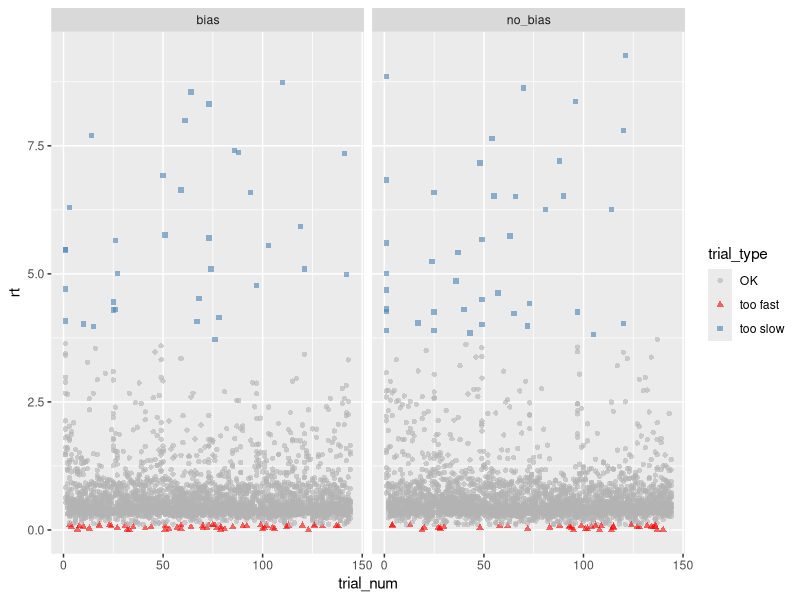
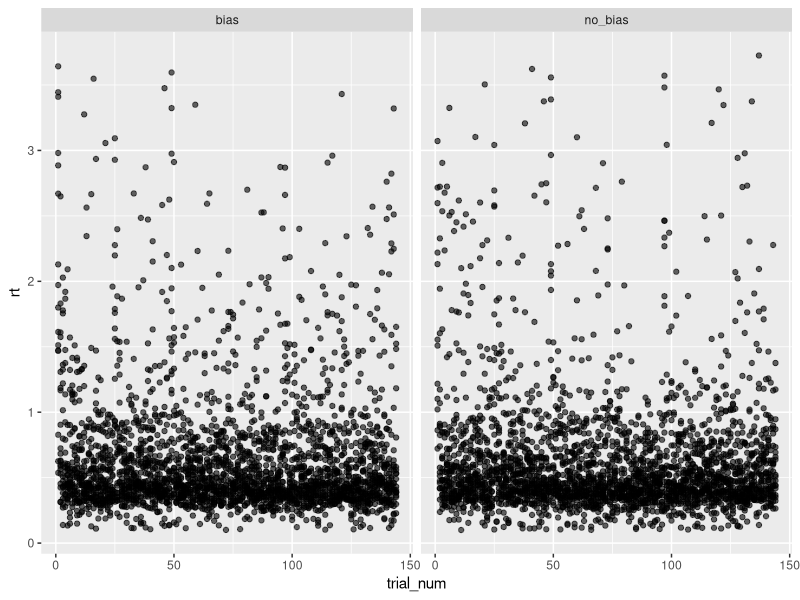

The R source for these figures, in order:
## ---- chunk 1
#| include: false
# Set working directory of R
knitr::opts_knit$set(root.dir = '../../data/exercise_03')
## ---- chunk 2
#| message: false
#| warning: false

library(tidyverse)
## ---- chunk 3
#| message: false
#| warning: false

d <- read_csv("data/data-exercise-03.csv")
## ---- chunk 4
glimpse(d)
## ---- chunk 5
d <- d |>
    mutate(subject = as_factor(subject),
           condition = as_factor(condition))
## ---- chunk 6
#| message: false
#| warning: false

# summary stats (means) for subjects/conditions
sum_stats_participants <- d |>
    group_by(subject, condition) |>
    dplyr::summarise(
        mean_P = mean(rt))

## ---- chunk 7
# summary stats (means and SDs) for conditions
sum_stats_conditions <- d |>
    group_by(condition) |>
    dplyr::summarise(
        mean_C = mean(rt),
        sd_C = sd(rt))
## ---- chunk 8
sum_stats_participants <-
    full_join(
        sum_stats_participants,
        sum_stats_conditions,
        by = "condition") |>
    mutate(outlier_P = (mean_P - mean_C) > 2 * sd_C)
## ---- chunk 9
# show outlier participants
sum_stats_participants |>
    filter(outlier_P == 1) |>
    show()
## ---- chunk 10
excluded <- sum_stats_participants |>
    filter(outlier_P == 1)

excluded
## ---- chunk 11
d_cleaned <- d |>
    filter(!(subject %in% excluded$subject)) |>
    mutate(subject = fct_drop(subject))
## ---- chunk 12
d_cleaned <- d_cleaned |>
    full_join(
        sum_stats_conditions,
        by = "condition") |>
    mutate(
        trial_type = case_when(
            (rt - mean_C) > 4 * sd_C ~ "too slow",
            rt < 0.100 ~ "too fast",
            TRUE ~ "OK") |>
            factor(levels = c("OK", "too fast", "too slow")))

## ---- chunk 13
d_cleaned |>
    ggplot(aes(x = trial_num, y = rt, color = trial_type, shape = trial_type)) +
    geom_point(alpha = 0.6) +
    facet_grid(~condition) +
    scale_color_manual(values = c("gray70", "red", "steelblue"))
## ---- chunk 14
d_cleaned |>
    filter(trial_type != "OK")
## ---- chunk 15
nrow(d_cleaned)
## ---- chunk 16
d_cleaned <- d_cleaned |>
    filter(trial_type == "OK") |>
    select(subject, trial_num, condition, signal_present, correct, rt)
## ---- chunk 17
nrow(d_cleaned)
## ---- chunk 18
d_cleaned |>
    ggplot(aes(x = trial_num, y = rt)) +
    geom_point(alpha = 0.6) +
    facet_grid(~condition) +
    scale_color_manual(values = c("gray70", "red", "steelblue"))
